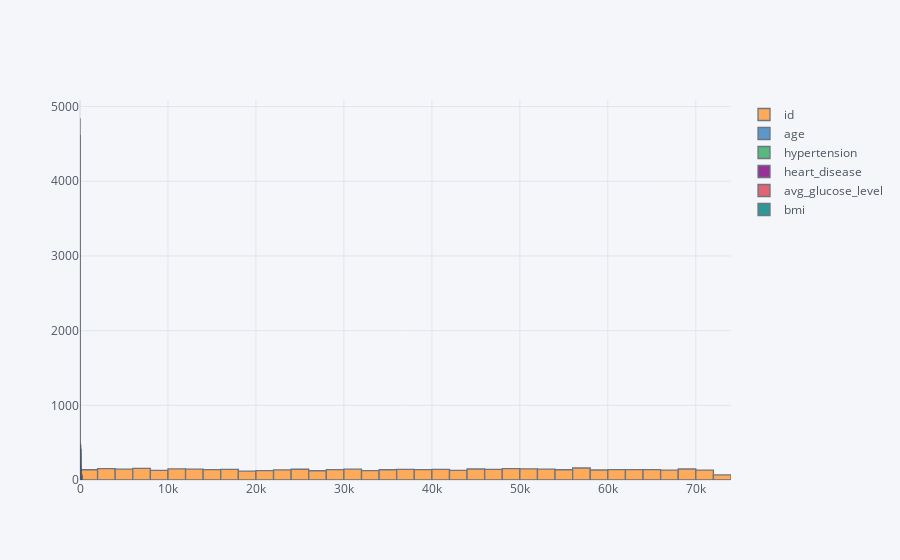

Source (notebook cell):
### Code cell
df0[numerical].iplot(kind='hist');

### Figure 1 — Plotly figure (JSON) as saved in the notebook; plotly's stock layout.template omitted (floating-point values rounded to 4 significant figures; data arrays with more than 128 entries replaced by an {"elided": "..."} marker saying what was removed)
{"data": [{"histfunc": "count", "histnorm": "", "marker": {"color": "rgba(255, 153, 51, 1.0)", "line": {"color": "#4D5663", "width": 1.3}}, "name": "id", "opacity": 0.8, "orientation": "v", "type": "histogram", "x": {"elided": "5110 int values"}}, {"histfunc": "count", "histnorm": "", "marker": {"color": "rgba(55, 128, 191, 1.0)", "line": {"color": "#4D5663", "width": 1.3}}, "name": "age", "opacity": 0.8, "orientation": "v", "type": "histogram", "x": {"elided": "5110 float values"}}, {"histfunc": "count", "histnorm": "", "marker": {"color": "rgba(50, 171, 96, 1.0)", "line": {"color": "#4D5663", "width": 1.3}}, "name": "hypertension", "opacity": 0.8, "orientation": "v", "type": "histogram", "x": {"elided": "5110 int values"}}, {"histfunc": "count", "histnorm": "", "marker": {"color": "rgba(128, 0, 128, 1.0)", "line": {"color": "#4D5663", "width": 1.3}}, "name": "heart_disease", "opacity": 0.8, "orientation": "v", "type": "histogram", "x": {"elided": "5110 int values"}}, {"histfunc": "count", "histnorm": "", "marker": {"color": "rgba(219, 64, 82, 1.0)", "line": {"color": "#4D5663", "width": 1.3}}, "name": "avg_glucose_level", "opacity": 0.8, "orientation": "v", "type": "histogram", "x": {"elided": "5110 float values"}}, {"histfunc": "count", "histnorm": "", "marker": {"color": "rgba(0, 128, 128, 1.0)", "line": {"color": "#4D5663", "width": 1.3}}, "name": "bmi", "opacity": 0.8, "orientation": "v", "type": "histogram", "x": {"elided": "5110 float values"}}], "layout": {"barmode": "overlay", "legend": {"bgcolor": "#F5F6F9", "font": {"color": "#4D5663"}}, "paper_bgcolor": "#F5F6F9", "plot_bgcolor": "#F5F6F9", "title": {"font": {"color": "#4D5663"}}, "xaxis": {"gridcolor": "#E1E5ED", "showgrid": true, "tickfont": {"color": "#4D5663"}, "title": {"font": {"color": "#4D5663"}, "text": ""}, "zerolinecolor": "#E1E5ED"}, "yaxis": {"gridcolor": "#E1E5ED", "showgrid": true, "tickfont": {"color": "#4D5663"}, "title": {"font": {"color": "#4D5663"}, "text": ""}, "zerolinecolor": "#E1E5ED"}}}
